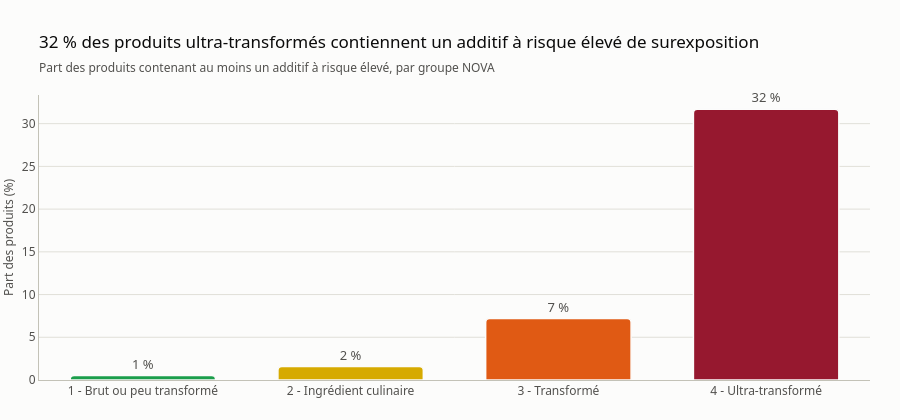

Source (notebook cell):
### Code cell
risky_nova = ctv.risky_share_by_nova(con, signals)
r4 = risky_nova.set_index("nova_group").loc[4, "share"]

fig = charts.category_bars(
    risky_nova,
    "nova_group",
    "share",
    NOVA_COLORS,
    labels=NOVA_LABELS,
    counts="products",
    title=f"{fmt_pct(r4)} des produits ultra-transformés contiennent un additif "
    "à risque élevé de surexposition",
    subtitle="Part des produits contenant au moins un additif à risque élevé, par groupe NOVA",
)
save_figure(fig, "risky_additives_by_nova")
findings.append(f"Additifs à risque élevé : présents dans {fmt_pct(r4)} des produits NOVA 4.")
fig.show()

### Figure 1 — Plotly figure (JSON) as saved in the notebook; plotly's stock layout.template omitted (floating-point values rounded to 4 significant figures)
{"data": [{"cliponaxis": false, "customdata": [44007, 7285, 73100, 195132], "hovertemplate": "%{x}<br>%{y:.1f} %<br>%{customdata:,.0f} produits<extra></extra>", "marker": {"color": ["#1b9e4b", "#d6aa00", "#e05a14", "#96182f"]}, "text": ["1 %", "2 %", "7 %", "32 %"], "textfont": {"color": "#52514e"}, "textposition": "outside", "type": "bar", "x": ["1 - Brut ou peu transformé", "2 - Ingrédient culinaire", "3 - Transformé", "4 - Ultra-transformé"], "y": [0.5136, 1.579, 7.194, 31.69]}], "layout": {"height": 420, "showlegend": false, "title": {"subtitle": {"text": "Part des produits contenant au moins un additif à risque élevé, par groupe NOVA"}, "text": "32 % des produits ultra-transformés contiennent un additif à risque élevé de surexposition"}, "xaxis": {"showgrid": false}, "yaxis": {"rangemode": "tozero", "title": {"text": "Part des produits (%)"}}}}
